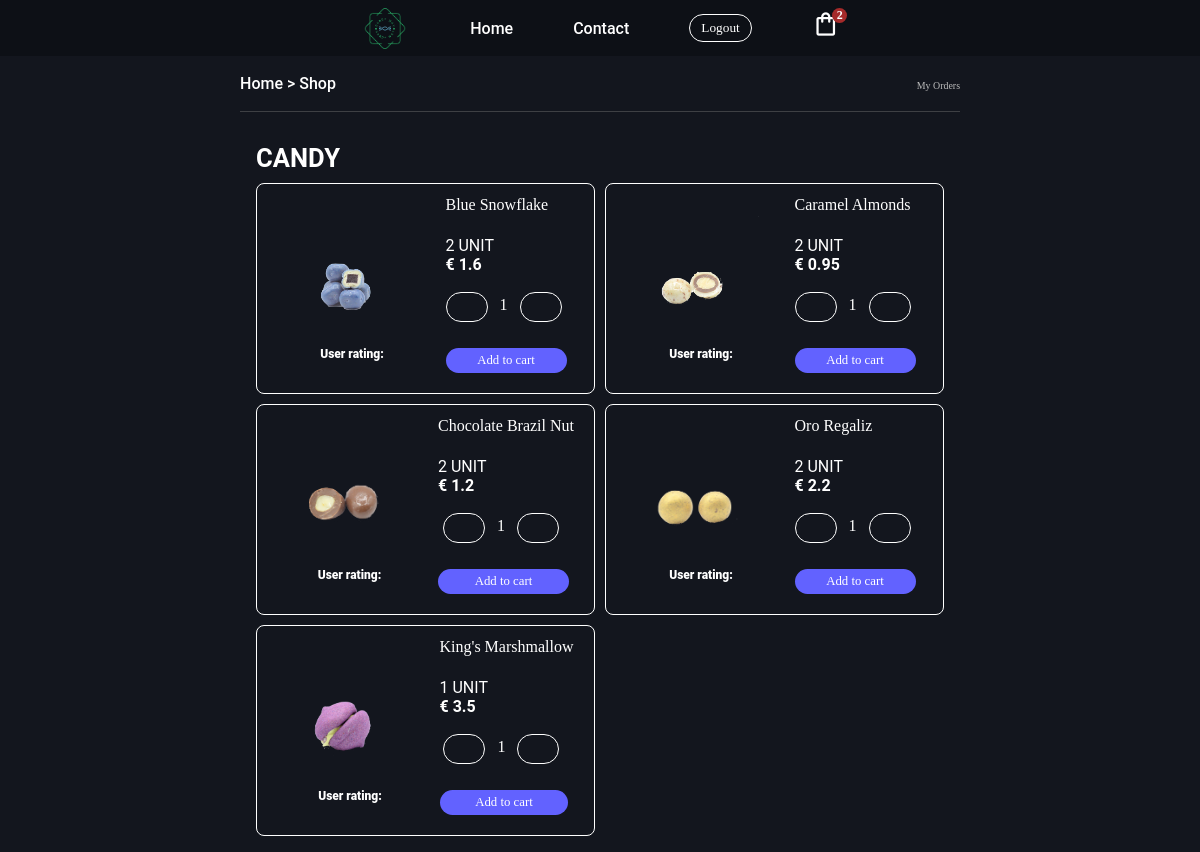
Page /shop.php (signed in) on the committed database.
### tables this page shows
CREATE TABLE `candies` (
  `cand_id` int NOT NULL,
  `cand_name` varchar(20) NOT NULL,
  `cand_img` varchar(100) NOT NULL,
  `cand_price` float NOT NULL,
  `user_rating` int NOT NULL,
  `unit` int NOT NULL,
  `total_candies` int NOT NULL
);

### shop.php (the view, shortened to what this page needs)
<?php
include "databse_conn.php";
$id = $_SESSION['userid'];
$sql = "SELECT * from candies";
$result = mysqli_query($link,$sql);
if($result){
  $data = mysqli_fetch_all($result,MYSQLI_ASSOC);
}else{
  echo "<script>alert('Problem with the site settings')</script>";
  echo "<script>windows.location.href='home.php'</script>";
}
?>
<!DOCTYPE html>
<html lang="en">
  <head>
    <link rel="stylesheet" href="1.css" />
    <link
      rel="stylesheet"
      href="https://kit-pro.fontawesome.com/releases/v5.15.3/css/pro.min.css"
    />
  </head>
  <body>
    <section id="topnav">
      <div class="nav">
        <div class="logo">
          <img src="CW_logo.webp" onclick="location.href='home.php'" alt="Logo" />
        </div>
        <div class="menu">
          <ul class="nav-menu">
            <li><a href="home.php">Home</a></li>
            <li><a href="contact.php">Contact</a></li>
            <?php
            if(!isset($_SESSION['userid'])) {?>
              <li><button onclick="location.href='login.php'" class="transparent-btn">Login</button></li>
            <?php }
            else {?>
              <li><button onclick="location.href='logout.php'" class="transparent-btn">Logout</button></li>
            <?php }
            ?>
            <div class=”Cart-Container”>
              <a href="cart.php">
              <span class="material-symbols-outlined" id="cart_count_with_symbol" style="font-size:28px;">
                shopping_bag
                <?php if(isset($_SESSION['userid'])) {?>
                <div class="cart_quant" id="cart_int_qnt" style="padding-top: 2px;">
                <?php
                  $sql = "SELECT COUNT(*) AS total_count from cart_details WHERE userid='$id'";
                  $result_to_count = mysqli_query($link,$sql);
                  $data_to_count = mysqli_fetch_assoc($result_to_count);
                  echo $data_to_count['total_count'];
                ?>
                </div>
                <?php }?>
              </span>
              </a>
            </div>
            </ul>
        </div>
      </div>
    </section>
    <section id="navbar">
      <div class="nav">
        <div class="pagenav"><a href="home.php">Home</a> > Shop</div>
        <div class="menu">
          <ul>
            <li><a href="myorders.php">My Orders</a></li>
          </ul>
        </div>
      </div>
    </section>
    <section id="shop-category">
      <div class="container">
        <div class="cattitle">CANDY</div>
        <div class="itemcards">
          <?php foreach($data as $row){?>
            <div class="card">
              <div class="img">
                <img
                  src="<?php echo $row['cand_img'];?>"
                  alt="PRODUCT_IMG"
                />
                <div class="rating">
                  <p>User rating:</p>
                </div>
              </div>
              <div class="prodinf">
                <div class="info">
                  <div class="title"><?php echo $row['cand_name'];?></div>
                  <div class="desc"><?php echo $row['unit'];?> UNIT</div>
                  <div class="price">€ <?php echo $row['cand_price'];?></div>
                </div>
                <div class="options">
                  <div class="amount">
                    <button onclick="minus(<?php echo $row['cand_id'];?>)"><i class="fas fa-minus"></i></button>
                    <p id="value<?php echo $row['cand_id'];?>">1</p>
                    <button onclick="plus(<?php echo $row['cand_id'];?>)"><i class="fas fa-plus"></i></button>
                  </div>
                  <button onclick="cartdbs(<?php echo $row['cand_id'];?>)" class="add-to-cart">Add to cart</button>
                </div>
              </div>
            </div>
          <?php }?>
        </div>
      </div>
    </section>
  </body>
</html>

### rows in the picture
candies: cand_img (picture), cand_name "Blue Snowflake", unit "2", cand_price "1.6"
candies: cand_img (picture), cand_name "Caramel Almonds", unit "2", cand_price "0.95"
candies: cand_img (picture), cand_name "Chocolate Brazil Nut", unit "2", cand_price "1.2"
candies: cand_img (picture), cand_name "Oro Regaliz", unit "2", cand_price "2.2"
candies: cand_img (picture), cand_name "King's Marshmallow", unit "1", cand_price "3.5"

### other values in the picture
$data_to_count['total_count'] "2"
